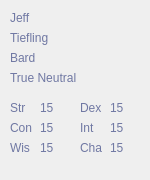
<?xml version="1.0" encoding="UTF-8"?>
<ui version="4.0">
 <class>CharCard</class>
 <widget class="QWidget" name="CharCard">
  <property name="geometry">
   <rect>
    <x>0</x>
    <y>0</y>
    <width>150</width>
    <height>180</height>
   </rect>
  </property>
  <property name="sizePolicy">
   <sizepolicy hsizetype="Fixed" vsizetype="Fixed">
    <horstretch>0</horstretch>
    <verstretch>0</verstretch>
   </sizepolicy>
  </property>
  <property name="minimumSize">
   <size>
    <width>150</width>
    <height>180</height>
   </size>
  </property>
  <property name="maximumSize">
   <size>
    <width>300</width>
    <height>300</height>
   </size>
  </property>
  <property name="windowTitle">
   <string>Form</string>
  </property>
  <widget class="QLabel" name="Name">
   <property name="geometry">
    <rect>
     <x>10</x>
     <y>10</y>
     <width>125</width>
     <height>16</height>
    </rect>
   </property>
   <property name="maximumSize">
    <size>
     <width>125</width>
     <height>30</height>
    </size>
   </property>
   <property name="palette">
    <palette>
     <active>
      <colorrole role="WindowText">
       <brush brushstyle="SolidPattern">
        <color alpha="204">
         <red>80</red>
         <green>90</green>
         <blue>144</blue>
        </color>
       </brush>
      </colorrole>
     </active>
     <inactive>
      <colorrole role="WindowText">
       <brush brushstyle="SolidPattern">
        <color alpha="204">
         <red>80</red>
         <green>90</green>
         <blue>144</blue>
        </color>
       </brush>
      </colorrole>
     </inactive>
     <disabled>
      <colorrole role="WindowText">
       <brush brushstyle="SolidPattern">
        <color alpha="63">
         <red>255</red>
         <green>255</green>
         <blue>255</blue>
        </color>
       </brush>
      </colorrole>
     </disabled>
    </palette>
   </property>
   <property name="text">
    <string>Jeff</string>
   </property>
  </widget>
  <widget class="QLabel" name="Race">
   <property name="geometry">
    <rect>
     <x>10</x>
     <y>30</y>
     <width>124</width>
     <height>16</height>
    </rect>
   </property>
   <property name="maximumSize">
    <size>
     <width>125</width>
     <height>30</height>
    </size>
   </property>
   <property name="palette">
    <palette>
     <active>
      <colorrole role="WindowText">
       <brush brushstyle="SolidPattern">
        <color alpha="204">
         <red>80</red>
         <green>90</green>
         <blue>144</blue>
        </color>
       </brush>
      </colorrole>
     </active>
     <inactive>
      <colorrole role="WindowText">
       <brush brushstyle="SolidPattern">
        <color alpha="204">
         <red>80</red>
         <green>90</green>
         <blue>144</blue>
        </color>
       </brush>
      </colorrole>
     </inactive>
     <disabled>
      <colorrole role="WindowText">
       <brush brushstyle="SolidPattern">
        <color alpha="63">
         <red>255</red>
         <green>255</green>
         <blue>255</blue>
        </color>
       </brush>
      </colorrole>
     </disabled>
    </palette>
   </property>
   <property name="text">
    <string>Tiefling</string>
   </property>
  </widget>
  <widget class="QLabel" name="Class">
   <property name="geometry">
    <rect>
     <x>10</x>
     <y>50</y>
     <width>125</width>
     <height>16</height>
    </rect>
   </property>
   <property name="maximumSize">
    <size>
     <width>125</width>
     <height>30</height>
    </size>
   </property>
   <property name="palette">
    <palette>
     <active>
      <colorrole role="WindowText">
       <brush brushstyle="SolidPattern">
        <color alpha="204">
         <red>80</red>
         <green>90</green>
         <blue>144</blue>
        </color>
       </brush>
      </colorrole>
     </active>
     <inactive>
      <colorrole role="WindowText">
       <brush brushstyle="SolidPattern">
        <color alpha="204">
         <red>80</red>
         <green>90</green>
         <blue>144</blue>
        </color>
       </brush>
      </colorrole>
     </inactive>
     <disabled>
      <colorrole role="WindowText">
       <brush brushstyle="SolidPattern">
        <color alpha="63">
         <red>255</red>
         <green>255</green>
         <blue>255</blue>
        </color>
       </brush>
      </colorrole>
     </disabled>
    </palette>
   </property>
   <property name="text">
    <string>Bard</string>
   </property>
  </widget>
  <widget class="QLabel" name="Alignment">
   <property name="geometry">
    <rect>
     <x>10</x>
     <y>70</y>
     <width>125</width>
     <height>16</height>
    </rect>
   </property>
   <property name="maximumSize">
    <size>
     <width>125</width>
     <height>30</height>
    </size>
   </property>
   <property name="palette">
    <palette>
     <active>
      <colorrole role="WindowText">
       <brush brushstyle="SolidPattern">
        <color alpha="204">
         <red>80</red>
         <green>90</green>
         <blue>144</blue>
        </color>
       </brush>
      </colorrole>
     </active>
     <inactive>
      <colorrole role="WindowText">
       <brush brushstyle="SolidPattern">
        <color alpha="204">
         <red>80</red>
         <green>90</green>
         <blue>144</blue>
        </color>
       </brush>
      </colorrole>
     </inactive>
     <disabled>
      <colorrole role="WindowText">
       <brush brushstyle="SolidPattern">
        <color alpha="63">
         <red>255</red>
         <green>255</green>
         <blue>255</blue>
        </color>
       </brush>
      </colorrole>
     </disabled>
    </palette>
   </property>
   <property name="text">
    <string>True Neutral</string>
   </property>
  </widget>
  <widget class="QLabel" name="label">
   <property name="geometry">
    <rect>
     <x>10</x>
     <y>100</y>
     <width>31</width>
     <height>16</height>
    </rect>
   </property>
   <property name="palette">
    <palette>
     <active>
      <colorrole role="WindowText">
       <brush brushstyle="SolidPattern">
        <color alpha="204">
         <red>80</red>
         <green>90</green>
         <blue>144</blue>
        </color>
       </brush>
      </colorrole>
     </active>
     <inactive>
      <colorrole role="WindowText">
       <brush brushstyle="SolidPattern">
        <color alpha="204">
         <red>80</red>
         <green>90</green>
         <blue>144</blue>
        </color>
       </brush>
      </colorrole>
     </inactive>
     <disabled>
      <colorrole role="WindowText">
       <brush brushstyle="SolidPattern">
        <color alpha="63">
         <red>255</red>
         <green>255</green>
         <blue>255</blue>
        </color>
       </brush>
      </colorrole>
     </disabled>
    </palette>
   </property>
   <property name="text">
    <string>Str</string>
   </property>
  </widget>
  <widget class="QLabel" name="StrVal">
   <property name="geometry">
    <rect>
     <x>40</x>
     <y>100</y>
     <width>21</width>
     <height>16</height>
    </rect>
   </property>
   <property name="palette">
    <palette>
     <active>
      <colorrole role="WindowText">
       <brush brushstyle="SolidPattern">
        <color alpha="204">
         <red>80</red>
         <green>90</green>
         <blue>144</blue>
        </color>
       </brush>
      </colorrole>
     </active>
     <inactive>
      <colorrole role="WindowText">
       <brush brushstyle="SolidPattern">
        <color alpha="204">
         <red>80</red>
         <green>90</green>
         <blue>144</blue>
        </color>
       </brush>
      </colorrole>
     </inactive>
     <disabled>
      <colorrole role="WindowText">
       <brush brushstyle="SolidPattern">
        <color alpha="63">
         <red>255</red>
         <green>255</green>
         <blue>255</blue>
        </color>
       </brush>
      </colorrole>
     </disabled>
    </palette>
   </property>
   <property name="text">
    <string>15</string>
   </property>
  </widget>
  <widget class="QLabel" name="label_3">
   <property name="geometry">
    <rect>
     <x>80</x>
     <y>100</y>
     <width>31</width>
     <height>16</height>
    </rect>
   </property>
   <property name="palette">
    <palette>
     <active>
      <colorrole role="WindowText">
       <brush brushstyle="SolidPattern">
        <color alpha="204">
         <red>80</red>
         <green>90</green>
         <blue>144</blue>
        </color>
       </brush>
      </colorrole>
     </active>
     <inactive>
      <colorrole role="WindowText">
       <brush brushstyle="SolidPattern">
        <color alpha="204">
         <red>80</red>
         <green>90</green>
         <blue>144</blue>
        </color>
       </brush>
      </colorrole>
     </inactive>
     <disabled>
      <colorrole role="WindowText">
       <brush brushstyle="SolidPattern">
        <color alpha="63">
         <red>255</red>
         <green>255</green>
         <blue>255</blue>
        </color>
       </brush>
      </colorrole>
     </disabled>
    </palette>
   </property>
   <property name="text">
    <string>Dex</string>
   </property>
  </widget>
  <widget class="QLabel" name="DexVal">
   <property name="geometry">
    <rect>
     <x>110</x>
     <y>100</y>
     <width>21</width>
     <height>16</height>
    </rect>
   </property>
   <property name="palette">
    <palette>
     <active>
      <colorrole role="WindowText">
       <brush brushstyle="SolidPattern">
        <color alpha="204">
         <red>80</red>
         <green>90</green>
         <blue>144</blue>
        </color>
       </brush>
      </colorrole>
     </active>
     <inactive>
      <colorrole role="WindowText">
       <brush brushstyle="SolidPattern">
        <color alpha="204">
         <red>80</red>
         <green>90</green>
         <blue>144</blue>
        </color>
       </brush>
      </colorrole>
     </inactive>
     <disabled>
      <colorrole role="WindowText">
       <brush brushstyle="SolidPattern">
        <color alpha="63">
         <red>255</red>
         <green>255</green>
         <blue>255</blue>
        </color>
       </brush>
      </colorrole>
     </disabled>
    </palette>
   </property>
   <property name="text">
    <string>15</string>
   </property>
  </widget>
  <widget class="QLabel" name="label_5">
   <property name="geometry">
    <rect>
     <x>10</x>
     <y>120</y>
     <width>31</width>
     <height>16</height>
    </rect>
   </property>
   <property name="palette">
    <palette>
     <active>
      <colorrole role="WindowText">
       <brush brushstyle="SolidPattern">
        <color alpha="204">
         <red>80</red>
         <green>90</green>
         <blue>144</blue>
        </color>
       </brush>
      </colorrole>
     </active>
     <inactive>
      <colorrole role="WindowText">
       <brush brushstyle="SolidPattern">
        <color alpha="204">
         <red>80</red>
         <green>90</green>
         <blue>144</blue>
        </color>
       </brush>
      </colorrole>
     </inactive>
     <disabled>
      <colorrole role="WindowText">
       <brush brushstyle="SolidPattern">
        <color alpha="63">
         <red>255</red>
         <green>255</green>
         <blue>255</blue>
        </color>
       </brush>
      </colorrole>
     </disabled>
    </palette>
   </property>
   <property name="text">
    <string>Con</string>
   </property>
  </widget>
  <widget class="QLabel" name="ConVal">
   <property name="geometry">
    <rect>
     <x>40</x>
     <y>120</y>
     <width>21</width>
     <height>16</height>
    </rect>
   </property>
   <property name="palette">
    <palette>
     <active>
      <colorrole role="WindowText">
       <brush brushstyle="SolidPattern">
        <color alpha="204">
         <red>80</red>
         <green>90</green>
         <blue>144</blue>
        </color>
       </brush>
      </colorrole>
     </active>
     <inactive>
      <colorrole role="WindowText">
       <brush brushstyle="SolidPattern">
        <color alpha="204">
         <red>80</red>
         <green>90</green>
         <blue>144</blue>
        </color>
       </brush>
      </colorrole>
     </inactive>
     <disabled>
      <colorrole role="WindowText">
       <brush brushstyle="SolidPattern">
        <color alpha="63">
         <red>255</red>
         <green>255</green>
         <blue>255</blue>
        </color>
       </brush>
      </colorrole>
     </disabled>
    </palette>
   </property>
   <property name="text">
    <string>15</string>
   </property>
  </widget>
  <widget class="QLabel" name="label_7">
   <property name="geometry">
    <rect>
     <x>80</x>
     <y>120</y>
     <width>31</width>
     <height>16</height>
    </rect>
   </property>
   <property name="palette">
    <palette>
     <active>
      <colorrole role="WindowText">
       <brush brushstyle="SolidPattern">
        <color alpha="204">
         <red>80</red>
         <green>90</green>
         <blue>144</blue>
        </color>
       </brush>
      </colorrole>
     </active>
     <inactive>
      <colorrole role="WindowText">
       <brush brushstyle="SolidPattern">
        <color alpha="204">
         <red>80</red>
         <green>90</green>
         <blue>144</blue>
        </color>
       </brush>
      </colorrole>
     </inactive>
     <disabled>
      <colorrole role="WindowText">
       <brush brushstyle="SolidPattern">
        <color alpha="63">
         <red>255</red>
         <green>255</green>
         <blue>255</blue>
        </color>
       </brush>
      </colorrole>
     </disabled>
    </palette>
   </property>
   <property name="text">
    <string>Int</string>
   </property>
  </widget>
  <widget class="QLabel" name="IntVal">
   <property name="geometry">
    <rect>
     <x>110</x>
     <y>120</y>
     <width>21</width>
     <height>16</height>
    </rect>
   </property>
   <property name="palette">
    <palette>
     <active>
      <colorrole role="WindowText">
       <brush brushstyle="SolidPattern">
        <color alpha="204">
         <red>80</red>
         <green>90</green>
         <blue>144</blue>
        </color>
       </brush>
      </colorrole>
     </active>
     <inactive>
      <colorrole role="WindowText">
       <brush brushstyle="SolidPattern">
        <color alpha="204">
         <red>80</red>
         <green>90</green>
         <blue>144</blue>
        </color>
       </brush>
      </colorrole>
     </inactive>
     <disabled>
      <colorrole role="WindowText">
       <brush brushstyle="SolidPattern">
        <color alpha="63">
         <red>255</red>
         <green>255</green>
         <blue>255</blue>
        </color>
       </brush>
      </colorrole>
     </disabled>
    </palette>
   </property>
   <property name="text">
    <string>15</string>
   </property>
  </widget>
  <widget class="QLabel" name="label_9">
   <property name="geometry">
    <rect>
     <x>10</x>
     <y>140</y>
     <width>31</width>
     <height>16</height>
    </rect>
   </property>
   <property name="palette">
    <palette>
     <active>
      <colorrole role="WindowText">
       <brush brushstyle="SolidPattern">
        <color alpha="204">
         <red>80</red>
         <green>90</green>
         <blue>144</blue>
        </color>
       </brush>
      </colorrole>
     </active>
     <inactive>
      <colorrole role="WindowText">
       <brush brushstyle="SolidPattern">
        <color alpha="204">
         <red>80</red>
         <green>90</green>
         <blue>144</blue>
        </color>
       </brush>
      </colorrole>
     </inactive>
     <disabled>
      <colorrole role="WindowText">
       <brush brushstyle="SolidPattern">
        <color alpha="63">
         <red>255</red>
         <green>255</green>
         <blue>255</blue>
        </color>
       </brush>
      </colorrole>
     </disabled>
    </palette>
   </property>
   <property name="text">
    <string>Wis</string>
   </property>
  </widget>
  <widget class="QLabel" name="WisVal">
   <property name="geometry">
    <rect>
     <x>40</x>
     <y>140</y>
     <width>21</width>
     <height>16</height>
    </rect>
   </property>
   <property name="palette">
    <palette>
     <active>
      <colorrole role="WindowText">
       <brush brushstyle="SolidPattern">
        <color alpha="204">
         <red>80</red>
         <green>90</green>
         <blue>144</blue>
        </color>
       </brush>
      </colorrole>
     </active>
     <inactive>
      <colorrole role="WindowText">
       <brush brushstyle="SolidPattern">
        <color alpha="204">
         <red>80</red>
         <green>90</green>
         <blue>144</blue>
        </color>
       </brush>
      </colorrole>
     </inactive>
     <disabled>
      <colorrole role="WindowText">
       <brush brushstyle="SolidPattern">
        <color alpha="63">
         <red>255</red>
         <green>255</green>
         <blue>255</blue>
        </color>
       </brush>
      </colorrole>
     </disabled>
    </palette>
   </property>
   <property name="text">
    <string>15</string>
   </property>
  </widget>
  <widget class="QLabel" name="label_11">
   <property name="geometry">
    <rect>
     <x>80</x>
     <y>140</y>
     <width>31</width>
     <height>16</height>
    </rect>
   </property>
   <property name="palette">
    <palette>
     <active>
      <colorrole role="WindowText">
       <brush brushstyle="SolidPattern">
        <color alpha="204">
         <red>80</red>
         <green>90</green>
         <blue>144</blue>
        </color>
       </brush>
      </colorrole>
     </active>
     <inactive>
      <colorrole role="WindowText">
       <brush brushstyle="SolidPattern">
        <color alpha="204">
         <red>80</red>
         <green>90</green>
         <blue>144</blue>
        </color>
       </brush>
      </colorrole>
     </inactive>
     <disabled>
      <colorrole role="WindowText">
       <brush brushstyle="SolidPattern">
        <color alpha="63">
         <red>255</red>
         <green>255</green>
         <blue>255</blue>
        </color>
       </brush>
      </colorrole>
     </disabled>
    </palette>
   </property>
   <property name="text">
    <string>Cha</string>
   </property>
  </widget>
  <widget class="QLabel" name="ChaVal">
   <property name="geometry">
    <rect>
     <x>110</x>
     <y>140</y>
     <width>21</width>
     <height>16</height>
    </rect>
   </property>
   <property name="palette">
    <palette>
     <active>
      <colorrole role="WindowText">
       <brush brushstyle="SolidPattern">
        <color alpha="204">
         <red>80</red>
         <green>90</green>
         <blue>144</blue>
        </color>
       </brush>
      </colorrole>
     </active>
     <inactive>
      <colorrole role="WindowText">
       <brush brushstyle="SolidPattern">
        <color alpha="204">
         <red>80</red>
         <green>90</green>
         <blue>144</blue>
        </color>
       </brush>
      </colorrole>
     </inactive>
     <disabled>
      <colorrole role="WindowText">
       <brush brushstyle="SolidPattern">
        <color alpha="63">
         <red>255</red>
         <green>255</green>
         <blue>255</blue>
        </color>
       </brush>
      </colorrole>
     </disabled>
    </palette>
   </property>
   <property name="text">
    <string>15</string>
   </property>
  </widget>
 </widget>
 <resources/>
 <connections/>
</ui>
